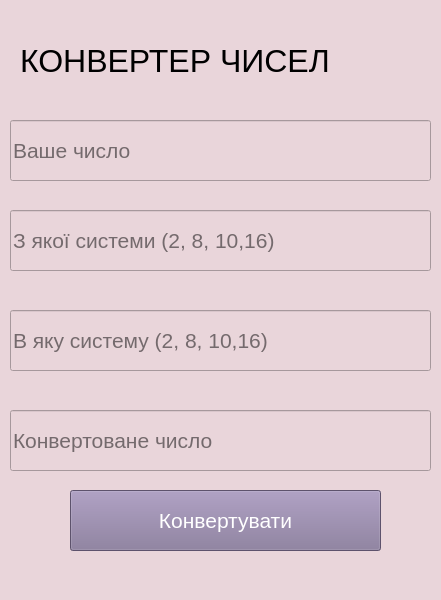
<?xml version="1.0" encoding="UTF-8"?>
<ui version="4.0">
 <class>MainWindow</class>
 <widget class="QMainWindow" name="MainWindow">
  <property name="geometry">
   <rect>
    <x>0</x>
    <y>0</y>
    <width>441</width>
    <height>600</height>
   </rect>
  </property>
  <property name="windowTitle">
   <string>MainWindow</string>
  </property>
  <property name="styleSheet">
   <string notr="true">background-color: rgb(233, 213, 218);
font: 16pt &quot;Segoe UI&quot;;</string>
  </property>
  <widget class="QWidget" name="centralwidget">
   <widget class="QLineEdit" name="oldNum">
    <property name="geometry">
     <rect>
      <x>10</x>
      <y>120</y>
      <width>421</width>
      <height>61</height>
     </rect>
    </property>
    <property name="font">
     <font>
      <family>Segoe UI</family>
      <pointsize>16</pointsize>
      <weight>50</weight>
      <italic>false</italic>
      <bold>false</bold>
     </font>
    </property>
    <property name="placeholderText">
     <string>Ваше число</string>
    </property>
   </widget>
   <widget class="QLineEdit" name="oldType">
    <property name="geometry">
     <rect>
      <x>10</x>
      <y>210</y>
      <width>421</width>
      <height>61</height>
     </rect>
    </property>
    <property name="font">
     <font>
      <family>Segoe UI</family>
      <pointsize>16</pointsize>
      <weight>50</weight>
      <italic>false</italic>
      <bold>false</bold>
     </font>
    </property>
    <property name="placeholderText">
     <string>З якої системи (2, 8, 10,16)</string>
    </property>
   </widget>
   <widget class="QLineEdit" name="newType">
    <property name="geometry">
     <rect>
      <x>10</x>
      <y>310</y>
      <width>421</width>
      <height>61</height>
     </rect>
    </property>
    <property name="font">
     <font>
      <family>Segoe UI</family>
      <pointsize>16</pointsize>
      <weight>50</weight>
      <italic>false</italic>
      <bold>false</bold>
     </font>
    </property>
    <property name="placeholderText">
     <string>В яку систему (2, 8, 10,16)</string>
    </property>
   </widget>
   <widget class="QLineEdit" name="newNum">
    <property name="geometry">
     <rect>
      <x>10</x>
      <y>410</y>
      <width>421</width>
      <height>61</height>
     </rect>
    </property>
    <property name="font">
     <font>
      <family>Segoe UI</family>
      <pointsize>16</pointsize>
      <weight>50</weight>
      <italic>false</italic>
      <bold>false</bold>
     </font>
    </property>
    <property name="placeholderText">
     <string>Конвертоване число</string>
    </property>
   </widget>
   <widget class="QLabel" name="label">
    <property name="geometry">
     <rect>
      <x>20</x>
      <y>30</y>
      <width>371</width>
      <height>61</height>
     </rect>
    </property>
    <property name="font">
     <font>
      <family>Segoe UI</family>
      <pointsize>24</pointsize>
      <weight>50</weight>
      <italic>false</italic>
      <bold>false</bold>
     </font>
    </property>
    <property name="styleSheet">
     <string notr="true">font: 24pt &quot;Segoe UI&quot;;</string>
    </property>
    <property name="text">
     <string>КОНВЕРТЕР ЧИСЕЛ</string>
    </property>
   </widget>
   <widget class="QPushButton" name="convert">
    <property name="geometry">
     <rect>
      <x>70</x>
      <y>490</y>
      <width>311</width>
      <height>61</height>
     </rect>
    </property>
    <property name="font">
     <font>
      <family>Segoe UI</family>
      <pointsize>16</pointsize>
      <weight>50</weight>
      <italic>false</italic>
      <bold>false</bold>
     </font>
    </property>
    <property name="mouseTracking">
     <bool>false</bool>
    </property>
    <property name="autoFillBackground">
     <bool>false</bool>
    </property>
    <property name="styleSheet">
     <string notr="true">background-color: rgb(130, 115, 151);
color:white;</string>
    </property>
    <property name="text">
     <string>Конвертувати</string>
    </property>
   </widget>
  </widget>
  <widget class="QStatusBar" name="statusbar"/>
 </widget>
 <resources/>
 <connections/>
</ui>
